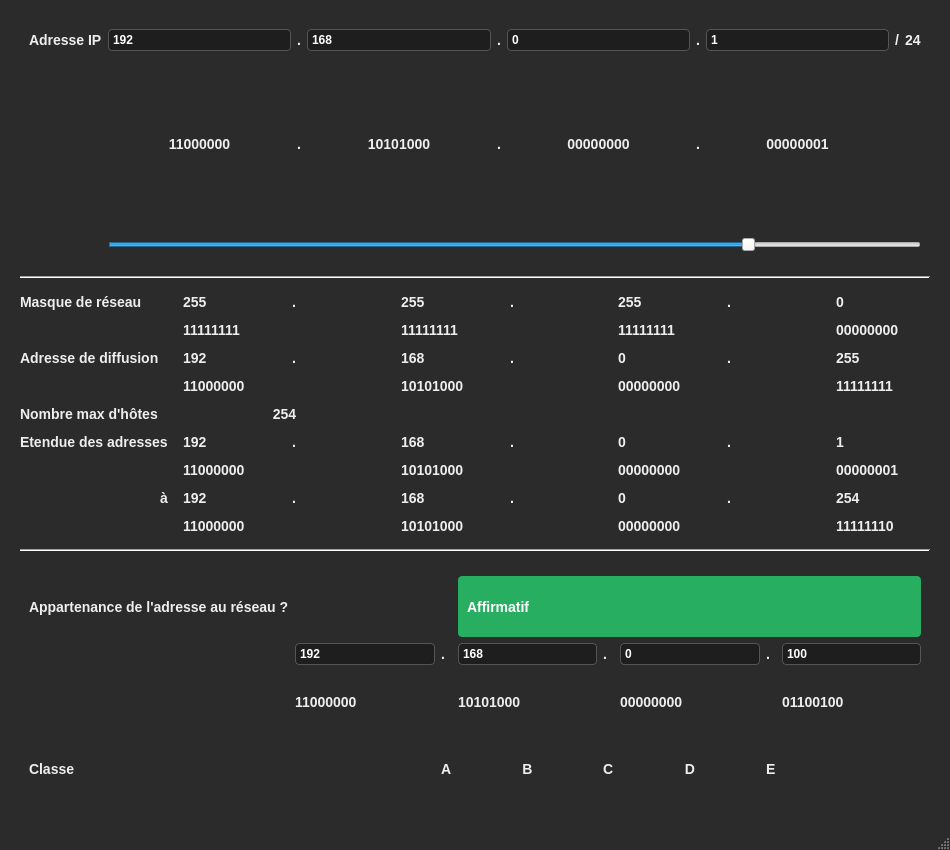
<?xml version="1.0" encoding="UTF-8"?>
<ui version="4.0">
 <class>Calculatrice</class>
 <widget class="QMainWindow" name="Calculatrice">
  <property name="geometry">
   <rect>
    <x>0</x>
    <y>0</y>
    <width>950</width>
    <height>850</height>
   </rect>
  </property>
  <property name="windowTitle">
   <string>IPCalc</string>
  </property>
  <property name="styleSheet">
   <string notr="true">/* --- FOND GENERAL --- */
QMainWindow, QWidget#centralwidget {
    background-color: #2b2b2b;
    color: white;
    font-family: &quot;Segoe UI&quot;, sans-serif;
}

/* --- TITRES --- */
QLabel {
    font-size: 14px;
    font-weight: bold;
    color: #eeeeee;
}

/* --- CHAMPS DE SAISIE (QLineEdit) --- */
QLineEdit {
    background-color: #1e1e1e;
    border: 1px solid #555;
    border-radius: 4px;
    padding: 2px;
    color: white;
    font-weight: bold;
    qproperty-alignment: AlignCenter;
}
QLineEdit:focus {
    border: 1px solid #3498db;
}

/* --- BINAIRES (CYAN) --- */
/* Tous les labels qui commencent par 'lBinary' ou 'lRes...Bin' seront en cyan */
QLabel[objectName^=&quot;lBinary&quot;], QLabel[objectName*=&quot;Bin&quot;] {
    color: #4dd0e1;
    font-family: &quot;Consolas&quot;, monospace;
    font-size: 12px;
    font-weight: normal;
    qproperty-alignment: AlignCenter;
}

/* --- RESULTATS DECIMAUX (MODIFIABLES) --- */
/* Ces labels recevront les résultats des calculs */
QLabel[objectName^=&quot;lRes&quot;] {
    font-size: 14px;
    font-weight: bold;
    color: white;
    qproperty-alignment: AlignCenter;
}

/* --- POINTS ET SLASH --- */
QLabel[text=&quot;.&quot;], QLabel[text=&quot;/&quot;] {
    color: #888;
    font-size: 16px;
    qproperty-alignment: AlignCenter;
}

/* --- LABEL RESULTAT TEST (BOUTON VERT) --- */
QLabel#lResAppartenance {
    background-color: #27ae60;
    color: white;
    border-radius: 4px;
    padding: 5px;
    qproperty-alignment: AlignCenter;
}

/* --- LABELS CLASSES (A, B, C...) --- */
QLabel[objectName^=&quot;lClasse&quot;] {
    qproperty-alignment: AlignCenter;
    padding: 4px;
    border-radius: 2px;
    font-weight: bold;
}
/* Exemple de style pour la classe active (à gérer en C++) : background-color: #3498db; */
</string>
  </property>
  <widget class="QWidget" name="centralwidget">
   <layout class="QVBoxLayout" name="verticalLayout">
    <property name="spacing">
     <number>15</number>
    </property>
    <property name="leftMargin">
     <number>20</number>
    </property>
    <property name="topMargin">
     <number>20</number>
    </property>
    <property name="rightMargin">
     <number>20</number>
    </property>
    <property name="bottomMargin">
     <number>20</number>
    </property>
    <item>
     <widget class="QWidget" name="partie1" native="true">
      <layout class="QGridLayout" name="gridLayout">
       <property name="verticalSpacing">
        <number>10</number>
       </property>
       <item row="0" column="6">
        <widget class="QLabel" name="lPoint1_3">
         <property name="text">
          <string>.</string>
         </property>
        </widget>
       </item>
       <item row="0" column="7">
        <widget class="QLineEdit" name="leIP1_4">
         <property name="text">
          <string>1</string>
         </property>
        </widget>
       </item>
       <item row="1" column="3">
        <widget class="BinaryDisplay" name="lBinary1_2">
         <property name="text">
          <string>10101000</string>
         </property>
         <property name="alignment">
          <set>Qt::AlignmentFlag::AlignCenter</set>
         </property>
        </widget>
       </item>
       <item row="0" column="9">
        <widget class="QLabel" name="lNetworkSize">
         <property name="text">
          <string>24</string>
         </property>
        </widget>
       </item>
       <item row="0" column="3">
        <widget class="QLineEdit" name="leIP1_2">
         <property name="text">
          <string>168</string>
         </property>
        </widget>
       </item>
       <item row="2" column="1" colspan="9">
        <widget class="QSlider" name="slider">
         <property name="minimum">
          <number>1</number>
         </property>
         <property name="maximum">
          <number>30</number>
         </property>
         <property name="value">
          <number>24</number>
         </property>
         <property name="orientation">
          <enum>Qt::Orientation::Horizontal</enum>
         </property>
        </widget>
       </item>
       <item row="1" column="1">
        <widget class="BinaryDisplay" name="lBinary1_1">
         <property name="text">
          <string>11000000</string>
         </property>
         <property name="alignment">
          <set>Qt::AlignmentFlag::AlignCenter</set>
         </property>
        </widget>
       </item>
       <item row="1" column="7">
        <widget class="BinaryDisplay" name="lBinary1_4">
         <property name="text">
          <string>00000001</string>
         </property>
         <property name="alignment">
          <set>Qt::AlignmentFlag::AlignCenter</set>
         </property>
        </widget>
       </item>
       <item row="0" column="4">
        <widget class="QLabel" name="lPoint1_2">
         <property name="text">
          <string>.</string>
         </property>
        </widget>
       </item>
       <item row="0" column="1">
        <widget class="QLineEdit" name="leIP1_1">
         <property name="text">
          <string>192</string>
         </property>
        </widget>
       </item>
       <item row="0" column="5">
        <widget class="QLineEdit" name="leIP1_3">
         <property name="text">
          <string>0</string>
         </property>
        </widget>
       </item>
       <item row="0" column="8">
        <widget class="QLabel" name="lSlash">
         <property name="text">
          <string>/</string>
         </property>
        </widget>
       </item>
       <item row="0" column="0">
        <widget class="QLabel" name="AdresseIpLabel">
         <property name="text">
          <string>Adresse IP</string>
         </property>
        </widget>
       </item>
       <item row="1" column="5">
        <widget class="BinaryDisplay" name="lBinary1_3">
         <property name="text">
          <string>00000000</string>
         </property>
         <property name="alignment">
          <set>Qt::AlignmentFlag::AlignCenter</set>
         </property>
        </widget>
       </item>
       <item row="0" column="2">
        <widget class="QLabel" name="lPoint1_1">
         <property name="text">
          <string>.</string>
         </property>
        </widget>
       </item>
       <item row="1" column="2">
        <widget class="QLabel" name="lPoint2_1">
         <property name="text">
          <string>.</string>
         </property>
        </widget>
       </item>
       <item row="1" column="4">
        <widget class="QLabel" name="lPoint2_2">
         <property name="text">
          <string>.</string>
         </property>
        </widget>
       </item>
       <item row="1" column="6">
        <widget class="QLabel" name="lPoint2_3">
         <property name="text">
          <string>.</string>
         </property>
        </widget>
       </item>
      </layout>
     </widget>
    </item>
    <item>
     <widget class="Line" name="separateur1">
      <property name="orientation">
       <enum>Qt::Orientation::Horizontal</enum>
      </property>
     </widget>
    </item>
    <item>
     <layout class="QGridLayout" name="partie2">
      <property name="verticalSpacing">
       <number>12</number>
      </property>
      <item row="0" column="0">
       <widget class="QLabel" name="tMask">
        <property name="text">
         <string>Masque de réseau</string>
        </property>
       </widget>
      </item>
      <item row="0" column="1">
       <widget class="QLabel" name="lResMask1">
        <property name="text">
         <string>255</string>
        </property>
       </widget>
      </item>
      <item row="0" column="2">
       <widget class="QLabel" name="s1">
        <property name="text">
         <string>.</string>
        </property>
       </widget>
      </item>
      <item row="0" column="3">
       <widget class="QLabel" name="lResMask2">
        <property name="text">
         <string>255</string>
        </property>
       </widget>
      </item>
      <item row="0" column="4">
       <widget class="QLabel" name="s2">
        <property name="text">
         <string>.</string>
        </property>
       </widget>
      </item>
      <item row="0" column="5">
       <widget class="QLabel" name="lResMask3">
        <property name="text">
         <string>255</string>
        </property>
       </widget>
      </item>
      <item row="0" column="6">
       <widget class="QLabel" name="s3">
        <property name="text">
         <string>.</string>
        </property>
       </widget>
      </item>
      <item row="0" column="7">
       <widget class="QLabel" name="lResMask4">
        <property name="text">
         <string>0</string>
        </property>
       </widget>
      </item>
      <item row="1" column="1">
       <widget class="QLabel" name="lResMaskBin1">
        <property name="text">
         <string>11111111</string>
        </property>
       </widget>
      </item>
      <item row="1" column="3">
       <widget class="QLabel" name="lResMaskBin2">
        <property name="text">
         <string>11111111</string>
        </property>
       </widget>
      </item>
      <item row="1" column="5">
       <widget class="QLabel" name="lResMaskBin3">
        <property name="text">
         <string>11111111</string>
        </property>
       </widget>
      </item>
      <item row="1" column="7">
       <widget class="QLabel" name="lResMaskBin4">
        <property name="text">
         <string>00000000</string>
        </property>
       </widget>
      </item>
      <item row="2" column="0">
       <widget class="QLabel" name="tDiff">
        <property name="text">
         <string>Adresse de diffusion</string>
        </property>
       </widget>
      </item>
      <item row="2" column="1">
       <widget class="QLabel" name="lResDiff1">
        <property name="text">
         <string>192</string>
        </property>
       </widget>
      </item>
      <item row="2" column="2">
       <widget class="QLabel" name="s4">
        <property name="text">
         <string>.</string>
        </property>
       </widget>
      </item>
      <item row="2" column="3">
       <widget class="QLabel" name="lResDiff2">
        <property name="text">
         <string>168</string>
        </property>
       </widget>
      </item>
      <item row="2" column="4">
       <widget class="QLabel" name="s5">
        <property name="text">
         <string>.</string>
        </property>
       </widget>
      </item>
      <item row="2" column="5">
       <widget class="QLabel" name="lResDiff3">
        <property name="text">
         <string>0</string>
        </property>
       </widget>
      </item>
      <item row="2" column="6">
       <widget class="QLabel" name="s6">
        <property name="text">
         <string>.</string>
        </property>
       </widget>
      </item>
      <item row="2" column="7">
       <widget class="QLabel" name="lResDiff4">
        <property name="text">
         <string>255</string>
        </property>
       </widget>
      </item>
      <item row="3" column="1">
       <widget class="QLabel" name="lResDiffBin1">
        <property name="text">
         <string>11000000</string>
        </property>
       </widget>
      </item>
      <item row="3" column="3">
       <widget class="QLabel" name="lResDiffBin2">
        <property name="text">
         <string>10101000</string>
        </property>
       </widget>
      </item>
      <item row="3" column="5">
       <widget class="QLabel" name="lResDiffBin3">
        <property name="text">
         <string>00000000</string>
        </property>
       </widget>
      </item>
      <item row="3" column="7">
       <widget class="QLabel" name="lResDiffBin4">
        <property name="text">
         <string>11111111</string>
        </property>
       </widget>
      </item>
      <item row="4" column="0">
       <widget class="QLabel" name="tHosts">
        <property name="text">
         <string>Nombre max d'hôtes</string>
        </property>
       </widget>
      </item>
      <item row="4" column="1" colspan="2">
       <widget class="QLabel" name="lResHosts">
        <property name="text">
         <string>254</string>
        </property>
        <property name="alignment">
         <set>Qt::AlignmentFlag::AlignCenter</set>
        </property>
       </widget>
      </item>
      <item row="5" column="0">
       <widget class="QLabel" name="tRange">
        <property name="text">
         <string>Etendue des adresses</string>
        </property>
       </widget>
      </item>
      <item row="5" column="1">
       <widget class="QLabel" name="lResStart1">
        <property name="text">
         <string>192</string>
        </property>
       </widget>
      </item>
      <item row="5" column="2">
       <widget class="QLabel" name="s7">
        <property name="text">
         <string>.</string>
        </property>
       </widget>
      </item>
      <item row="5" column="3">
       <widget class="QLabel" name="lResStart2">
        <property name="text">
         <string>168</string>
        </property>
       </widget>
      </item>
      <item row="5" column="4">
       <widget class="QLabel" name="s8">
        <property name="text">
         <string>.</string>
        </property>
       </widget>
      </item>
      <item row="5" column="5">
       <widget class="QLabel" name="lResStart3">
        <property name="text">
         <string>0</string>
        </property>
       </widget>
      </item>
      <item row="5" column="6">
       <widget class="QLabel" name="s9">
        <property name="text">
         <string>.</string>
        </property>
       </widget>
      </item>
      <item row="5" column="7">
       <widget class="QLabel" name="lResStart4">
        <property name="text">
         <string>1</string>
        </property>
       </widget>
      </item>
      <item row="6" column="1">
       <widget class="QLabel" name="lResStartBin1">
        <property name="text">
         <string>11000000</string>
        </property>
       </widget>
      </item>
      <item row="6" column="3">
       <widget class="QLabel" name="lResStartBin2">
        <property name="text">
         <string>10101000</string>
        </property>
       </widget>
      </item>
      <item row="6" column="5">
       <widget class="QLabel" name="lResStartBin3">
        <property name="text">
         <string>00000000</string>
        </property>
       </widget>
      </item>
      <item row="6" column="7">
       <widget class="QLabel" name="lResStartBin4">
        <property name="text">
         <string>00000001</string>
        </property>
       </widget>
      </item>
      <item row="7" column="0">
       <widget class="QLabel" name="tTo">
        <property name="text">
         <string>à</string>
        </property>
        <property name="alignment">
         <set>Qt::AlignmentFlag::AlignRight|Qt::AlignmentFlag::AlignTrailing|Qt::AlignmentFlag::AlignVCenter</set>
        </property>
       </widget>
      </item>
      <item row="7" column="1">
       <widget class="QLabel" name="lResEnd1">
        <property name="text">
         <string>192</string>
        </property>
       </widget>
      </item>
      <item row="7" column="2">
       <widget class="QLabel" name="s10">
        <property name="text">
         <string>.</string>
        </property>
       </widget>
      </item>
      <item row="7" column="3">
       <widget class="QLabel" name="lResEnd2">
        <property name="text">
         <string>168</string>
        </property>
       </widget>
      </item>
      <item row="7" column="4">
       <widget class="QLabel" name="s11">
        <property name="text">
         <string>.</string>
        </property>
       </widget>
      </item>
      <item row="7" column="5">
       <widget class="QLabel" name="lResEnd3">
        <property name="text">
         <string>0</string>
        </property>
       </widget>
      </item>
      <item row="7" column="6">
       <widget class="QLabel" name="s12">
        <property name="text">
         <string>.</string>
        </property>
       </widget>
      </item>
      <item row="7" column="7">
       <widget class="QLabel" name="lResEnd4">
        <property name="text">
         <string>254</string>
        </property>
       </widget>
      </item>
      <item row="8" column="1">
       <widget class="QLabel" name="lResEndBin1">
        <property name="text">
         <string>11000000</string>
        </property>
       </widget>
      </item>
      <item row="8" column="3">
       <widget class="QLabel" name="lResEndBin2">
        <property name="text">
         <string>10101000</string>
        </property>
       </widget>
      </item>
      <item row="8" column="5">
       <widget class="QLabel" name="lResEndBin3">
        <property name="text">
         <string>00000000</string>
        </property>
       </widget>
      </item>
      <item row="8" column="7">
       <widget class="QLabel" name="lResEndBin4">
        <property name="text">
         <string>11111110</string>
        </property>
       </widget>
      </item>
     </layout>
    </item>
    <item>
     <widget class="Line" name="separateur2">
      <property name="orientation">
       <enum>Qt::Orientation::Horizontal</enum>
      </property>
     </widget>
    </item>
    <item>
     <widget class="QWidget" name="partie3" native="true">
      <layout class="QGridLayout" name="section3">
       <item row="0" column="0">
        <widget class="QLabel" name="tTest">
         <property name="text">
          <string>Appartenance de l'adresse au réseau ?</string>
         </property>
        </widget>
       </item>
       <item row="0" column="3" colspan="5">
        <widget class="QLabel" name="lResAppartenance">
         <property name="text">
          <string>Affirmatif</string>
         </property>
        </widget>
       </item>
       <item row="1" column="1">
        <widget class="QLineEdit" name="leTest1">
         <property name="text">
          <string>192</string>
         </property>
        </widget>
       </item>
       <item row="1" column="2">
        <widget class="QLabel" name="tsep1">
         <property name="text">
          <string>.</string>
         </property>
        </widget>
       </item>
       <item row="1" column="3">
        <widget class="QLineEdit" name="leTest2">
         <property name="text">
          <string>168</string>
         </property>
        </widget>
       </item>
       <item row="1" column="4">
        <widget class="QLabel" name="tsep2">
         <property name="text">
          <string>.</string>
         </property>
        </widget>
       </item>
       <item row="1" column="5">
        <widget class="QLineEdit" name="leTest3">
         <property name="text">
          <string>0</string>
         </property>
        </widget>
       </item>
       <item row="1" column="6">
        <widget class="QLabel" name="tsep3">
         <property name="text">
          <string>.</string>
         </property>
        </widget>
       </item>
       <item row="1" column="7">
        <widget class="QLineEdit" name="leTest4">
         <property name="text">
          <string>100</string>
         </property>
        </widget>
       </item>
       <item row="2" column="1">
        <widget class="BinaryDisplay" name="lResTestBin1">
         <property name="text">
          <string>11000000</string>
         </property>
        </widget>
       </item>
       <item row="2" column="3">
        <widget class="BinaryDisplay" name="lResTestBin2">
         <property name="text">
          <string>10101000</string>
         </property>
        </widget>
       </item>
       <item row="2" column="5">
        <widget class="BinaryDisplay" name="lResTestBin3">
         <property name="text">
          <string>00000000</string>
         </property>
        </widget>
       </item>
       <item row="2" column="7">
        <widget class="BinaryDisplay" name="lResTestBin4">
         <property name="text">
          <string>01100100</string>
         </property>
        </widget>
       </item>
       <item row="3" column="0">
        <widget class="QLabel" name="ClasseLabel">
         <property name="text">
          <string>Classe</string>
         </property>
        </widget>
       </item>
       <item row="3" column="2">
        <widget class="QLabel" name="ClasseALabel">
         <property name="text">
          <string>A</string>
         </property>
        </widget>
       </item>
       <item row="3" column="3">
        <widget class="QLabel" name="ClasseBLabel">
         <property name="text">
          <string>B</string>
         </property>
         <property name="alignment">
          <set>Qt::AlignmentFlag::AlignCenter</set>
         </property>
        </widget>
       </item>
       <item row="3" column="4">
        <widget class="QLabel" name="ClasseCLabel">
         <property name="text">
          <string>C</string>
         </property>
        </widget>
       </item>
       <item row="3" column="5">
        <widget class="QLabel" name="ClasseDLabel">
         <property name="text">
          <string>D</string>
         </property>
         <property name="alignment">
          <set>Qt::AlignmentFlag::AlignCenter</set>
         </property>
        </widget>
       </item>
       <item row="3" column="6">
        <widget class="QLabel" name="ClasseELabel">
         <property name="text">
          <string>E</string>
         </property>
        </widget>
       </item>
      </layout>
     </widget>
    </item>
   </layout>
  </widget>
  <widget class="QMenuBar" name="menubar">
   <property name="geometry">
    <rect>
     <x>0</x>
     <y>0</y>
     <width>950</width>
     <height>26</height>
    </rect>
   </property>
  </widget>
  <widget class="QStatusBar" name="statusbar"/>
 </widget>
 <customwidgets>
  <customwidget>
   <class>BinaryDisplay</class>
   <extends>QLabel</extends>
   <header>binarydisplay.h</header>
  </customwidget>
 </customwidgets>
 <resources/>
 <connections/>
</ui>
